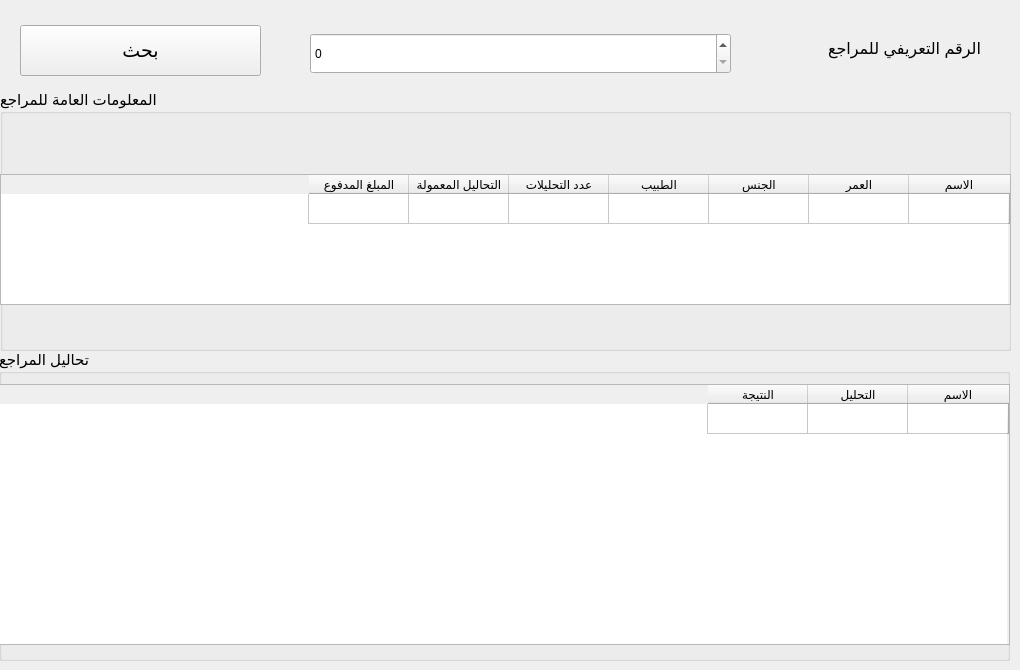
       <widget class="QWidget" name="tab_18">
        <attribute name="title">
         <string>معلومات المراجع</string>
        </attribute>
        <widget class="QLabel" name="label_53">
         <property name="geometry">
          <rect>
           <x>780</x>
           <y>23</y>
           <width>201</width>
           <height>51</height>
          </rect>
         </property>
         <property name="font">
          <font>
           <family>Segoe UI</family>
           <pointsize>12</pointsize>
           <weight>50</weight>
           <bold>false</bold>
          </font>
         </property>
         <property name="text">
          <string>الرقم التعريفي للمراجع</string>
         </property>
        </widget>
        <widget class="QPushButton" name="pushButton_29">
         <property name="geometry">
          <rect>
           <x>20</x>
           <y>25</y>
           <width>241</width>
           <height>51</height>
          </rect>
         </property>
         <property name="font">
          <font>
           <family>Segoe UI</family>
           <pointsize>14</pointsize>
          </font>
         </property>
         <property name="text">
          <string>بحث</string>
         </property>
        </widget>
        <widget class="QGroupBox" name="groupBox_10">
         <property name="geometry">
          <rect>
           <x>0</x>
           <y>90</y>
           <width>1011</width>
           <height>261</height>
          </rect>
         </property>
         <property name="font">
          <font>
           <family>Segoe UI</family>
           <pointsize>11</pointsize>
          </font>
         </property>
         <property name="title">
          <string>المعلومات العامة للمراجع</string>
         </property>
         <widget class="QTableWidget" name="tableWidget_4">
          <property name="geometry">
           <rect>
            <x>0</x>
            <y>84</y>
            <width>1011</width>
            <height>131</height>
           </rect>
          </property>
          <property name="font">
           <font>
            <pointsize>9</pointsize>
           </font>
          </property>
          <property name="layoutDirection">
           <enum>Qt::RightToLeft</enum>
          </property>
          <row>
           <property name="text">
            <string/>
           </property>
          </row>
          <column>
           <property name="text">
            <string>الاسم</string>
           </property>
          </column>
          <column>
           <property name="text">
            <string>العمر</string>
           </property>
          </column>
          <column>
           <property name="text">
            <string>الجنس</string>
           </property>
          </column>
          <column>
           <property name="text">
            <string>الطبيب</string>
           </property>
          </column>
          <column>
           <property name="text">
            <string>عدد التحليلات</string>
           </property>
          </column>
          <column>
           <property name="text">
            <string>التحاليل المعمولة</string>
           </property>
          </column>
          <column>
           <property name="text">
            <string>المبلغ المدفوع</string>
           </property>
          </column>
         </widget>
        </widget>
        <widget class="QSpinBox" name="spinBox_2">
         <property name="geometry">
          <rect>
           <x>310</x>
           <y>33</y>
           <width>421</width>
           <height>41</height>
          </rect>
         </property>
         <property name="maximum">
          <number>1000000000</number>
         </property>
        </widget>
        <widget class="QGroupBox" name="groupBox_11">
         <property name="geometry">
          <rect>
           <x>-1</x>
           <y>350</y>
           <width>1011</width>
           <height>311</height>
          </rect>
         </property>
         <property name="font">
          <font>
           <family>Segoe UI</family>
           <pointsize>11</pointsize>
          </font>
         </property>
         <property name="title">
          <string>تحاليل المراجع</string>
         </property>
         <widget class="QTableWidget" name="tableWidget_9">
          <property name="geometry">
           <rect>
            <x>0</x>
            <y>34</y>
            <width>1011</width>
            <height>261</height>
           </rect>
          </property>
          <property name="font">
           <font>
            <pointsize>9</pointsize>
           </font>
          </property>
          <property name="layoutDirection">
           <enum>Qt::RightToLeft</enum>
          </property>
          <row>
           <property name="text">
            <string/>
           </property>
          </row>
          <column>
           <property name="text">
            <string>الاسم</string>
           </property>
          </column>
          <column>
           <property name="text">
            <string>التحليل</string>
           </property>
          </column>
          <column>
           <property name="text">
            <string>النتيجة</string>
           </property>
          </column>
         </widget>
        </widget>
       </widget>
